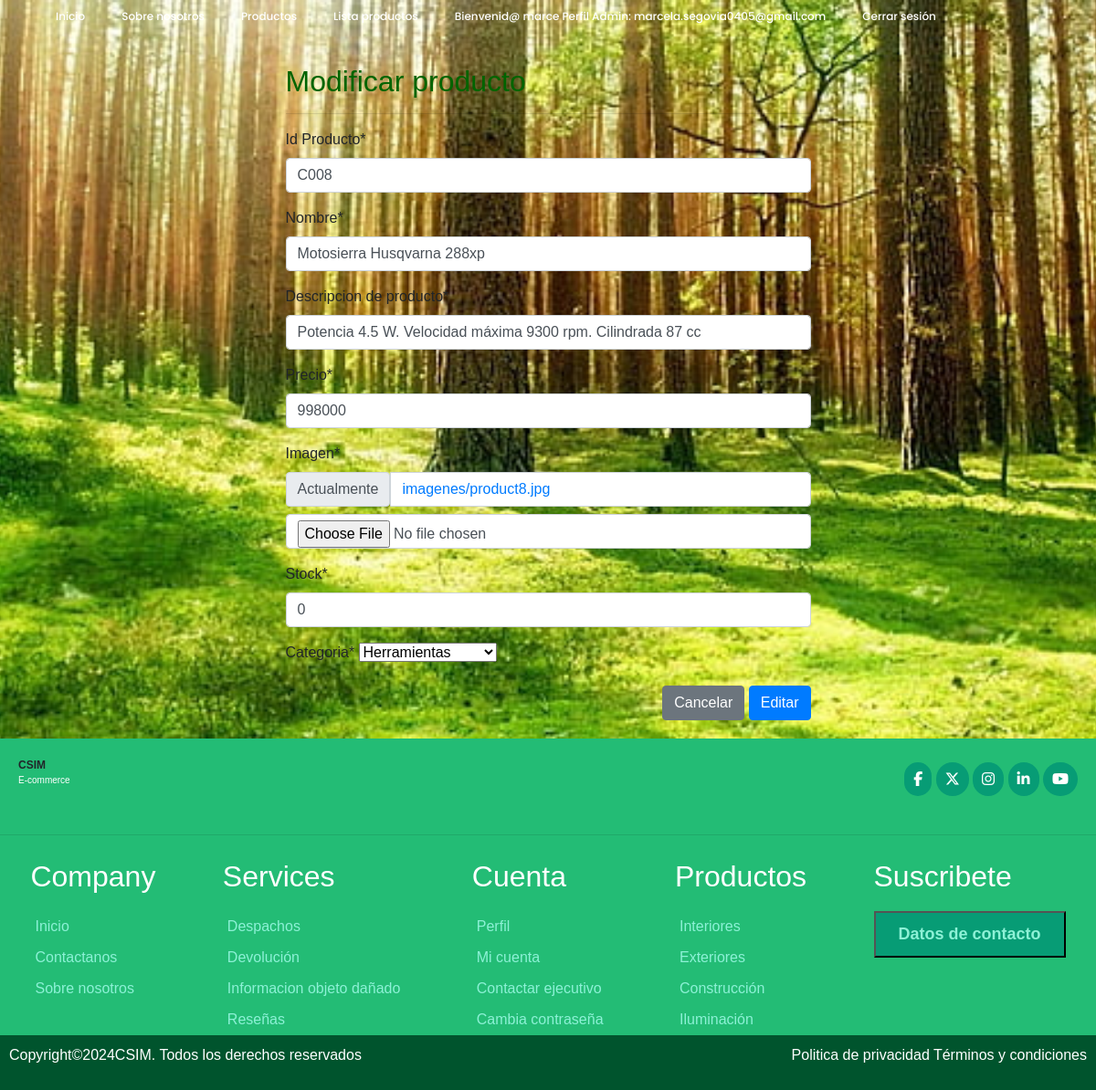
/modificar/C008/ (signed in), run on the app's committed database.
### ferreteria/models.py (models this page shows, shortened)
class Producto(models.Model):
    idProducto = models.CharField(primary_key=True, max_length=5, verbose_name='Id Producto')
    nombre = models.CharField(max_length=50, verbose_name='Nombre del producto')
    descripcion = models.CharField(max_length=400,verbose_name='Descripcion de producto')
    precio = models.IntegerField(null=True, verbose_name='Ingrese precio producto')
    imagen= models.ImageField(upload_to="imagenes", null=True, verbose_name='Imagen')
    stock = models.IntegerField(verbose_name='stock',default=0)
    categoria= models.ForeignKey('Categoria', on_delete=models.CASCADE, verbose_name='Categoria')

### ferreteria/views.py (the view)
# urls.py: path('modificar/<id>/', views.modificar, name="modificar"),
@permission_required ('ferreteria.change_producto')
def modificar(request, id):
    producto = get_object_or_404(Producto, idProducto=id)
    data = {
        'form': ProductoForm(instance=producto)
    }
    if request.method== 'POST':
        formulario = ProductoForm(data=request.POST, instance=producto, files=request.FILES)
        if formulario.is_valid():
            formulario.save()
            messages.success(request, "Modificado correctamente")
        return redirect(to="lista")
    return render (request, 'producto/modificar.html', data)

### ferreteria/forms.py
class ProductoForm(forms.ModelForm):
    nombre = forms.CharField(min_length=3, max_length=50)
    imagen = forms.ImageField(required=True, validators=[MaxSizeFileValidator(max_file_size=4)])
    precio = forms.IntegerField(min_value=1, max_value=3000000)
    class Meta:
        model = Producto
        fields = '__all__'

### ferreteria/context_processor.py (called while the page is built, shortened)
def total_carrito(request):
    total = 0
    return {'total_carrito':int(total)}

### ferreteria/models.py (called while the page is built)
    def __str__(self):
        return self.nombreCategoria

### ferreteria/templates/producto/modificar.html (shortened to what this page needs)
{% extends 'base.html' %}
{% load static %}
{% block css %}
<link rel="stylesheet" href="{% static 'css/estilo.css' %}">
{% endblock %}
{% block contenido %}
{% load crispy_forms_tags %}
        <div class="row">
            <div class="col-12 col-md-6 offset-md-3">
                <div class="row">
                    <div class="card-body">
                        <h2 style="color: darkgreen;">Modificar producto</h2>
                        <hr>
                        <form action="" method="post" enctype="multipart/form-data">
                            {{ form | crispy }}
                            <div class="d-flex justify-content-end">
                                <input type="reset" value="Cancelar" class="btn btn-secondary">
                                <input type="submit" value="Editar" class="btn btn-primary">
                            </div>
                        </form>
            </div>
        </div>
    </div>
</div>
{% endblock %}

### ferreteria/templates/base.html (shortened to what this page needs)
<!DOCTYPE html>
<html lang="en">
<head>
    {% load static %}
    <link rel="stylesheet" href="https://cdn.jsdelivr.net/npm/bootstrap@4.5.3/dist/css/bootstrap.min.css">
    {% block css %}{% endblock %}
</head>
<body>
    <header>
        <div class="navbar">
            <ul class="links" id="navbar-links">
                {% if not user.is_authenticated %}
                    <li><a href="{% url 'index' %}"  >Inicio</a></li>
                    <li><a href="{% url 'nosotros' %}" >Sobre nosotros</a></li>
                    <li><a href="{% url 'productos' %}"  >Productos</a></li>
                    <li><a href="{% url 'registrar' %}" >Registrarse</a></li>
                    <li><a href="{% url 'login' %}" >Iniciar sesión</a></li>
                {% elif user.is_authenticated and user.is_superuser %}
                    <li><a href="{% url 'index' %}"  >Inicio</a></li>
                    <li><a href="{% url 'nosotros' %}" >Sobre nosotros</a></li>
                    <li><a href="{% url 'productos' %}"  >Productos</a></li>
                    <li><a href="{% url 'lista' %}" >Lista productos</a></li>
                    <li><a href="{% url 'perfil' %}">Bienvenid@ {{ user.username }} Perfil Admin: {{ user.email }}</a></li>
                    <li><a href="{% url 'cerrar' %}">Cerrar sesión </a></li>
                {% endif %}
            </ul>
        </div>
    </header>
    <div id="contenido">
        {% block contenido %}
        {% endblock %}
    </div>
    <footer class="pie">
        <div class="header">
            <div class="logo">
                <div class="title">CSIM</div>
                <p class="logotipo">E-commerce</p>
            </div>
            <div class="redes">
                <span class="fb"><a href="https://www.facebook.com/?locale=es_LA" target="_blank" style="text-decoration: none; color:#fff;"><i class="fa-brands fa-facebook-f"></a></i></span>
                <span class="tw"><a href="https://x.com/?lang=es&mx=2" style="text-decoration: none; color:#fff;"><i class="fa-brands fa-x-twitter"></a></i></span>
                <span class="in"><a href="https://www.instagram.com/" style="text-decoration: none; color:#fff;"><i class="fa-brands fa-instagram"></a></i></span>
                <span class="li"><a href="https://cl.linkedin.com/" style="text-decoration: none; color:#fff;"><i class="fa-brands fa-linkedin-in"></a></i></span>
                <span class="yo"><a href="https://www.youtube.com/" style="text-decoration: none; color:#fff;"><i class="fa-brands fa-youtube"></a></i></span>
            </div>
        </div>
        <hr>
        <div class="section">
            <div>
                <h2>Company</h2>
                <a href="{% url 'index' %}">Inicio</a>
                <a href="{% url 'nosotros' %}">Contactanos</a>
                <a href="{% url 'nosotros' %}">Sobre nosotros</a>
            </div>
            <div>
                <h2>Services</h2>
                <a href="{% url 'nosotros' %}">Despachos</a>
                <a href="{% url 'nosotros' %}">Devolución </a>
                <a href="{% url 'nosotros' %}">Informacion objeto dañado</a>
                <a href="{% url 'nosotros' %}">Reseñas</a>
            </div>
            <div>
                <h2>Cuenta</h2>
                <a href="#">Perfil</a>
                <a href="#">Mi cuenta</a>
                <a href="{% url 'nosotros' %}">Contactar ejecutivo</a>
                <a href="#">Cambia contraseña</a>
            </div>
            <div>
                <h2>Productos</h2>
                <a href="#">Interiores</a>
                <a href="#">Exteriores</a>
                <a href="#">Construcción</a>
                <a href="#">Iluminación</a>
            </div>
            <div>
                <h2>Suscribete</h2>
                <form action="">
                    <button type="submit"><a href="{% url 'nosotros' %}" style="text-decoration: none;">Datos de contacto</a></button>
                </form>
            </div>
        </div>
        <div class="derechos">
            <p>Copyright©2024CSIM. Todos los derechos reservados</p>
            <p>Politica de privacidad        Términos y condiciones</p>
        </div>
    </footer>
</body>
</html>

### ferreteria/static/css/estilo.css (style rules this page uses)
* { margin: 0; padding: 0; box-sizing: border-box; font-family: sans-serif; }
body { font-family: "Poppins", sans-serif; background: url(../img/foto2.jpg) no-repeat center center fixed; background-size: cover; background-position: center; width: 100%; }
header { width: 1140px; max-width: 1200px; margin: auto; height: 50px; display: flex; align-items: center; position: relative; z-index: 100; }
header .navbar { display: flex; justify-content: space-between; width: 100%; }
header .navbar .links { float: right; margin-right: 20px; display: flex; gap: 10px; }
header .navbar .links li { display: inline-block; line-height: 50px; margin: 0 5px; }
header .navbar a { color: #fff; padding: 5px 10px; font-family: "Poppins", sans-serif; font-size: 12px; transition: 0.3s; font-weight: 500; text-decoration: none; }
.pie { background-color: rgb(35, 188, 117); box-sizing: border-box; font-family: "Exo 2", sans-serif; }
.pie .header .logo .title { font-size: 12px; display: flex; align-items: left; font-weight: bold; }
.pie .header .logo .logotipo { font-size: 10px; color: #fff; }
.pie .header { display: flex; justify-content: space-between; padding: 20px; align-items: center; }
.pie .header .redes .fb, .pie .header .redes .tw, .pie .header .redes .in, .pie .header .redes .li, .pie .header .redes .yo { background: rgb(7, 156, 117); padding: 10px; border-radius: 80px; color: #fff; align-items: right; }
.pie .section { display: flex; justify-content: space-evenly; gap: 40px; }
.pie .section div { display: flex; flex-direction: column; }
.pie .section div h2 { color: #fff; padding: 10px 0; }
.pie .section a { color: rgb(141, 241, 214); padding: 5px; }
.pie .section form { display: flex; flex-direction: column; gap: 10px; }
.pie .section form button { padding: 10px 20px; background: rgb(7, 156, 117); color: #fff; font-weight: bold; font-size: 18px; }
.pie .derechos { display: flex; justify-content: space-between; padding: 10px; background: rgb(0, 84, 45); color: #fff; }

### data on the page
Producto: idProducto "C008", nombre "Motosierra Husqvarna 288xp", descripcion "Potencia 4.5 W. Velocidad máxima 9300 rpm. Cilindrada 87 cc", precio "998000", stock "0", categoria "Herramientas"

### other printed values
{{ user.username }} "marce"
{{ user.email }} "marcela.segovia0405@gmail.com"
